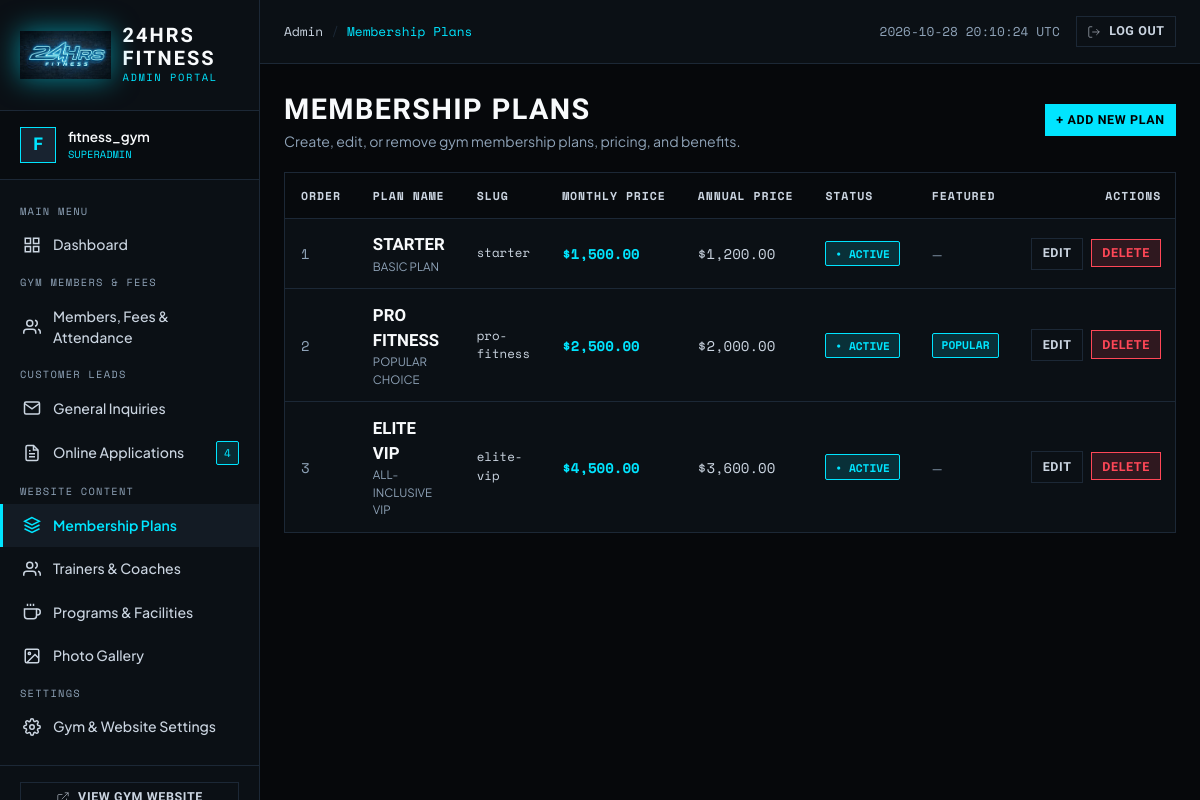
The page /admin/plans.php (signed in) on the database its author committed.
### tables this page shows
CREATE TABLE `membership_plans` (
  `id` int unsigned NOT NULL AUTO_INCREMENT,
  `slug` varchar(50) NOT NULL,
  `name` varchar(100) NOT NULL,
  `tier_label` varchar(100) NOT NULL,
  `tagline` varchar(255) NOT NULL,
  `monthly_price` decimal(10,2) NOT NULL,
  `annual_monthly_price` decimal(10,2) NOT NULL,
  `note_monthly` varchar(255) NOT NULL,
  `note_annual` varchar(255) NOT NULL,
  `is_popular` tinyint(1) NOT NULL DEFAULT '0',
  `features` json NOT NULL,
  `sort_order` int NOT NULL DEFAULT '0',
  `is_active` tinyint(1) NOT NULL DEFAULT '1',
  `created_at` datetime NOT NULL DEFAULT CURRENT_TIMESTAMP,
  `updated_at` datetime NOT NULL DEFAULT CURRENT_TIMESTAMP ON UPDATE CURRENT_TIMESTAMP,
  PRIMARY KEY (`id`),
  UNIQUE KEY `slug` (`slug`),
  KEY `idx_plan_slug` (`slug`),
  KEY `idx_plan_active` (`is_active`,`sort_order`)
);

### includes/Database.php (called while the page is built, shortened)
<?php
class Database
{
    private static ?PDO $instance = null;
    public static function getConnection(): PDO
    {
        if (self::$instance !== null) {
            return self::$instance;
        }
        $host = (string) Env::get('DB_HOST', '127.0.0.1');
        $port = (int) Env::get('DB_PORT', 3306);
        $dbname = (string) Env::get('DB_NAME', 'fitness_gym');
        $user = (string) Env::get('DB_USER', 'root');
        $pass = (string) Env::get('DB_PASS', '');
        $charset = (string) Env::get('DB_CHARSET', 'utf8mb4');
        $dsn = "mysql:host={$host};port={$port};dbname={$dbname};charset={$charset}";
        $options = [
            PDO::ATTR_ERRMODE            => PDO::ERRMODE_EXCEPTION,
            PDO::ATTR_DEFAULT_FETCH_MODE => PDO::FETCH_ASSOC,
            PDO::ATTR_EMULATE_PREPARES   => false,
            PDO::ATTR_PERSISTENT         => false,
        ];
        if (defined('\Pdo\Mysql::ATTR_INIT_COMMAND')) {
            $options[\Pdo\Mysql::ATTR_INIT_COMMAND] = "SET NAMES {$charset} COLLATE {$charset}_unicode_ci";
        } elseif (defined('PDO::MYSQL_ATTR_INIT_COMMAND')) {
            @$options[PDO::MYSQL_ATTR_INIT_COMMAND] = "SET NAMES {$charset} COLLATE {$charset}_unicode_ci";
        }
        try {
            self::$instance = new PDO($dsn, $user, $pass, $options);
            return self::$instance;
        } catch (PDOException $e) {
            error_log('[DARK MATTER DATABASE ERROR]: ' . $e->getMessage());
            $debug = (bool) Env::get('APP_DEBUG', false);
            if ($debug) {
                throw new RuntimeException("Database Connection Error: " . $e->getMessage());
            }
            throw new RuntimeException("Secure connection to Dark Matter database telemetry is temporarily unavailable. Please retry shortly.");
        }
    }
    public static function fetchAll(string $sql, array $params = []): array
    {
        try {
            $stmt = self::getConnection()->prepare($sql);
            $stmt->execute($params);
            return $stmt->fetchAll();
        } catch (PDOException $e) {
            error_log('[DARK MATTER QUERY ERROR]: ' . $e->getMessage() . " | SQL: {$sql}");
            throw new RuntimeException("Data retrieval failed. Please try again.");
        }
    }
}

### includes/helpers.php (called while the page is built, shortened)
<?php
if (!function_exists('e')) {
    function e(mixed $value): string
    {
        return htmlspecialchars((string) $value, ENT_QUOTES | ENT_SUBSTITUTE, 'UTF-8');
    }
}

### admin/plans.php (the view, shortened to what this page needs)
<?php
require_once __DIR__ . '/includes/auth.php';
require_once dirname(__DIR__) . '/includes/Database.php';
require_once dirname(__DIR__) . '/includes/Security.php';
require_once dirname(__DIR__) . '/includes/helpers.php';
$action = $_GET['action'] ?? 'list';
$planData = null;
require_once __DIR__ . '/includes/header.php';
?>
<div class="adm-toolbar">
  <div>
    <h1 class="adm-page-title" style="margin-bottom: 0;">MEMBERSHIP PLANS</h1>
    <p class="adm-page-subtitle">Create, edit, or remove gym membership plans, pricing, and benefits.</p>
  </div>
  <div>
    <?php if ($action === 'list'): ?>
      <a href="plans.php?action=create" class="adm-btn adm-btn-lime adm-btn-sm">+ Add New Plan</a>
    <?php else: ?>
      <a href="plans.php" class="adm-btn adm-btn-outline adm-btn-sm">&larr; Back to Plans List</a>
    <?php endif; ?>
  </div>
</div>
<?php if ($action === 'create' || $action === 'edit'): ?>
  <div class="adm-card" style="max-width: 800px;">
    <h3 style="margin-bottom: 1.5rem; font-size: 1.3rem;">
      <?= $action === 'edit' ? 'EDIT PLAN: ' . e($planData['name']) : 'ADD NEW MEMBERSHIP PLAN' ?>
    </h3>
    <form method="POST" action="plans.php">
      <input type="hidden" name="csrf_token" value="<?= e($csrfToken) ?>">
      <input type="hidden" name="action" value="save">
      <input type="hidden" name="id" value="<?= e($planData['id'] ?? 0) ?>">
      <div style="display: grid; grid-template-columns: repeat(auto-fit, minmax(280px, 1fr)); gap: 1rem; margin-bottom: 1.25rem;">
        <div>
          <label class="adm-label" for="name">Plan Name *</label>
          <input type="text" id="name" name="name" class="adm-input" required placeholder="e.g. Standard, Premium, VIP" value="<?= e($planData['name'] ?? '') ?>">
        </div>
        <div>
          <label class="adm-label" for="slug">URL Slug (Optional)</label>
          <input type="text" id="slug" name="slug" class="adm-input" placeholder="e.g. standard-plan" value="<?= e($planData['slug'] ?? '') ?>">
          <small style="color: var(--adm-silver-dim); font-size: 0.72rem;">Leave blank to auto-generate from name.</small>
        </div>
      </div>
      <div style="display: grid; grid-template-columns: repeat(auto-fit, minmax(280px, 1fr)); gap: 1rem; margin-bottom: 1.25rem;">
        <div>
          <label class="adm-label" for="tier_label">Badge / Subtitle (Optional)</label>
          <input type="text" id="tier_label" name="tier_label" class="adm-input" placeholder="e.g. Most Popular, Best Value" value="<?= e($planData['tier_label'] ?? '') ?>">
        </div>
        <div>
          <label class="adm-label" for="sort_order">Display Order</label>
          <input type="number" id="sort_order" name="sort_order" class="adm-input" value="<?= e($planData['sort_order'] ?? 10) ?>">
        </div>
      </div>
      <div style="margin-bottom: 1.25rem;">
        <label class="adm-label" for="tagline">Short Description / Summary</label>
        <input type="text" id="tagline" name="tagline" class="adm-input" placeholder="Full gym access, certified trainers, locker and shower..." value="<?= e($planData['tagline'] ?? '') ?>">
      </div>
      <div style="display: grid; grid-template-columns: repeat(auto-fit, minmax(220px, 1fr)); gap: 1rem; margin-bottom: 1.25rem;">
        <div>
          <label class="adm-label" for="monthly_price">Monthly Price ($) *</label>
          <input type="number" step="0.01" min="0" id="monthly_price" name="monthly_price" class="adm-input" required placeholder="99.00" value="<?= e($planData['monthly_price'] ?? '') ?>">
        </div>
        <div>
          <label class="adm-label" for="annual_monthly_price">Annual Price per Month ($)</label>
          <input type="number" step="0.01" min="0" id="annual_monthly_price" name="annual_monthly_price" class="adm-input" placeholder="79.00" value="<?= e($planData['annual_monthly_price'] ?? '') ?>">
        </div>
      </div>
      <div style="display: grid; grid-template-columns: repeat(auto-fit, minmax(280px, 1fr)); gap: 1rem; margin-bottom: 1.25rem;">
        <div>
          <label class="adm-label" for="note_monthly">Monthly Billing Note</label>
          <input type="text" id="note_monthly" name="note_monthly" class="adm-input" value="<?= e($planData['note_monthly'] ?? 'Billed monthly • Cancel anytime') ?>">
        </div>
        <div>
          <label class="adm-label" for="note_annual">Annual Billing Note</label>
          <input type="text" id="note_annual" name="note_annual" class="adm-input" value="<?= e($planData['note_annual'] ?? 'Billed annually • Save 20% on yearly membership') ?>">
        </div>
      </div>
      <div style="margin-bottom: 1.5rem;">
        <label class="adm-label" for="features">Plan Benefits / Features (1 item per line)</label>
        <?php
          $featureLines = '';
          if (!empty($planData['features'])) {
              $decoded = is_string($planData['features']) ? json_decode($planData['features'], true) : $planData['features'];
              if (is_array($decoded)) {
                  $lines = [];
                  foreach ($decoded as $item) {
                      $lines[] = is_array($item) ? ($item['name'] ?? '') : (string) $item;
                  }
                  $featureLines = implode("\n", array_filter($lines));
              }
          }
        ?>
        <textarea id="features" name="features" rows="7" class="adm-textarea" placeholder="24/7 Unlimited Gym Floor Access&#10;Free Locker & Shower Access&#10;1 Complimentary Personal Trainer Consultation&#10;Access to Steam & Sauna"><?= e($featureLines) ?></textarea>
      </div>
      <div style="display: flex; gap: 2rem; margin-bottom: 1.75rem;">
        <label style="display: flex; align-items: center; gap: 0.5rem; cursor: pointer;">
          <input type="checkbox" name="is_popular" value="1" <?= !empty($planData['is_popular']) ? 'checked' : '' ?> style="accent-color: var(--adm-lime); width: 18px; height: 18px;">
          <span style="font-size: 0.88rem; color: var(--adm-white);">Highlight as "Most Popular"</span>
        </label>
        <label style="display: flex; align-items: center; gap: 0.5rem; cursor: pointer;">
          <input type="checkbox" name="is_active" value="1" <?= (!isset($planData['is_active']) || !empty($planData['is_active'])) ? 'checked' : '' ?> style="accent-color: var(--adm-lime); width: 18px; height: 18px;">
          <span style="font-size: 0.88rem; color: var(--adm-white);">Plan Active (Visible on gym website)</span>
        </label>
      </div>
      <div style="display: flex; gap: 1rem;">
        <button type="submit" class="adm-btn adm-btn-lime">Save Membership Plan</button>
        <a href="plans.php" class="adm-btn adm-btn-outline">Cancel</a>
      </div>
    </form>
  </div>
<?php else: ?>
  <?php
  try {
      $plans = Database::fetchAll("SELECT * FROM `membership_plans` ORDER BY `sort_order` ASC, `id` ASC");
  } catch (\Throwable $e) {
      error_log('[PLANS LIST ERROR]: ' . $e->getMessage());
      $plans = [];
  }
  ?>
  <?php if (empty($plans)): ?>
    <div class="adm-card">
      <div class="adm-empty">
        <div class="adm-empty-title">No Membership Plans Found</div>
        <div class="adm-empty-text">No membership plans created yet. Add your first plan to display it on the website.</div>
        <a href="plans.php?action=create" class="adm-btn adm-btn-lime">+ Add First Plan</a>
      </div>
    </div>
  <?php else: ?>
    <div class="adm-table-container">
      <table class="adm-table">
        <thead>
          <tr>
            <th>Order</th>
            <th>Plan Name</th>
            <th>Slug</th>
            <th>Monthly Price</th>
            <th>Annual Price</th>
            <th>Status</th>
            <th>Featured</th>
            <th style="text-align: right;">Actions</th>
          </tr>
        </thead>
        <tbody>
          <?php foreach ($plans as $p): ?>
            <tr>
              <td style="font-family: var(--adm-font-mono); color: var(--adm-silver-dim);"><?= e($p['sort_order']) ?></td>
              <td>
                <div style="font-weight: 700; font-size: 1.05rem; font-family: var(--adm-font-heading); color: var(--adm-white);">
                  <?= e($p['name']) ?>
                </div>
                <div style="font-size: 0.72rem; color: var(--adm-silver-dim);"><?= e($p['tier_label']) ?></div>
              </td>
              <td style="font-family: var(--adm-font-mono); font-size: 0.78rem; color: var(--adm-silver);">
                <?= e($p['slug']) ?>
              </td>
              <td style="font-family: var(--adm-font-mono); font-weight: 700; color: var(--adm-lime);">
                $<?= number_format((float)$p['monthly_price'], 2) ?>
              </td>
              <td style="font-family: var(--adm-font-mono); color: var(--adm-silver);">
                $<?= number_format((float)$p['annual_monthly_price'], 2) ?>
              </td>
              <td>
                <form method="POST" action="plans.php" style="display: inline;">
                  <button type="submit" class="adm-badge <?= $p['is_active'] ? 'active' : 'inactive' ?>" style="cursor: pointer; border-style: solid;" title="Click to toggle active status">
                    <?= $p['is_active'] ? '&bull; ACTIVE' : '&bull; INACTIVE' ?>
                  </button>
                </form>
              </td>
              <td>
                <?php if ($p['is_popular']): ?>
                  <span class="adm-badge" style="background: rgba(0, 229, 255, 0.15); color: var(--adm-lime); border: 1px solid var(--adm-lime);">POPULAR</span>
                <?php else: ?>
                  <span style="color: var(--adm-silver-dim); font-size: 0.75rem;">—</span>
                <?php endif; ?>
              </td>
              <td style="text-align: right; white-space: nowrap;">
                <a href="plans.php?action=edit&id=<?= e($p['id']) ?>" class="adm-btn adm-btn-outline adm-btn-sm" style="margin-right: 0.35rem;">Edit</a>
                <button type="button" class="adm-btn adm-btn-danger adm-btn-sm" onclick="openConfirmModal('plans.php', <?= e($p['id']) ?>, 'Delete Plan <?= e($p['name']) ?>', 'Are you sure you want to permanently delete plan <?= e($p['name']) ?>? This cannot be undone.')">Delete</button>
              </td>
            </tr>
          <?php endforeach; ?>
        </tbody>
      </table>
    </div>
  <?php endif; ?>
<?php endif; ?>
<?php require_once __DIR__ . '/includes/footer.php'; ?>

### rows shown on the page
membership_plans: sort_order "1", name "STARTER", tier_label "BASIC PLAN", slug "starter", monthly_price "1,500.00", annual_monthly_price "1,200.00", is_active "• ACTIVE"
membership_plans: sort_order "2", name "PRO FITNESS", tier_label "POPULAR CHOICE", slug "pro-fitness", monthly_price "2,500.00", annual_monthly_price "2,000.00", is_active "• ACTIVE", is_popular "POPULAR"
membership_plans: sort_order "3", name "ELITE VIP", tier_label "ALL-INCLUSIVE VIP", slug "elite-vip", monthly_price "4,500.00", annual_monthly_price "3,600.00", is_active "• ACTIVE"

### other values the page prints
substr($currentUser['username'] ?? 'A', 0, 1) "F"
$currentUser['username'] "fitness_gym"
$currentUser['role'] "SUPERADMIN"
$pendingApplicationsCount "4"
$pageTitle "Membership Plans"
